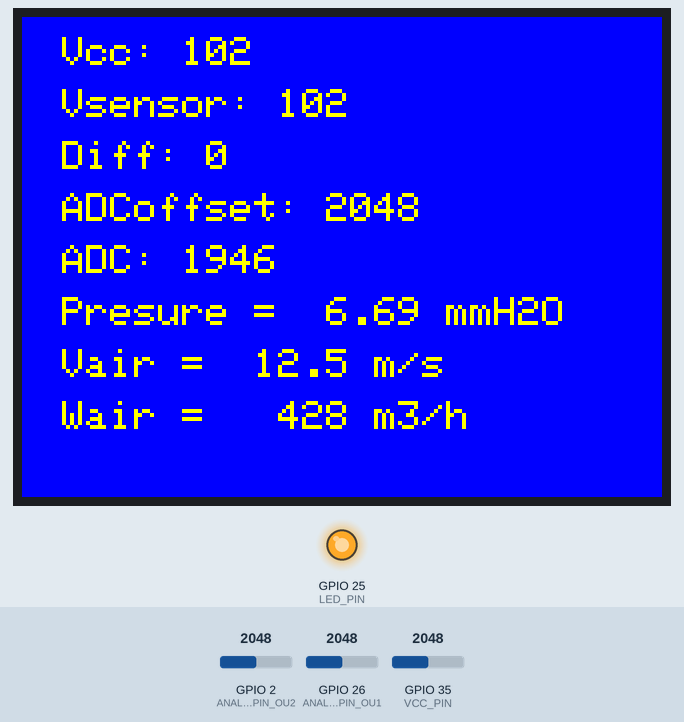
Recording of a sketch running on a simulated ESP32. Shown: 320×240 colour display, output pins drawn as LEDs (lit = HIGH). Inputs (shaded band) come from the test bench; at power-on: GPIO 2 (ANALOG_PIN_OU2) = 2048, GPIO 26 (ANALOG_PIN_OU1) = 2048, GPIO 35 (VCC_PIN) = 2048. What the sketch prints to the serial monitor is not drawn.

Above: at 7.6 s.
7.7 s: GPIO 2 (ANALOG_PIN_OU2) set to 2866
At 9.0 s:
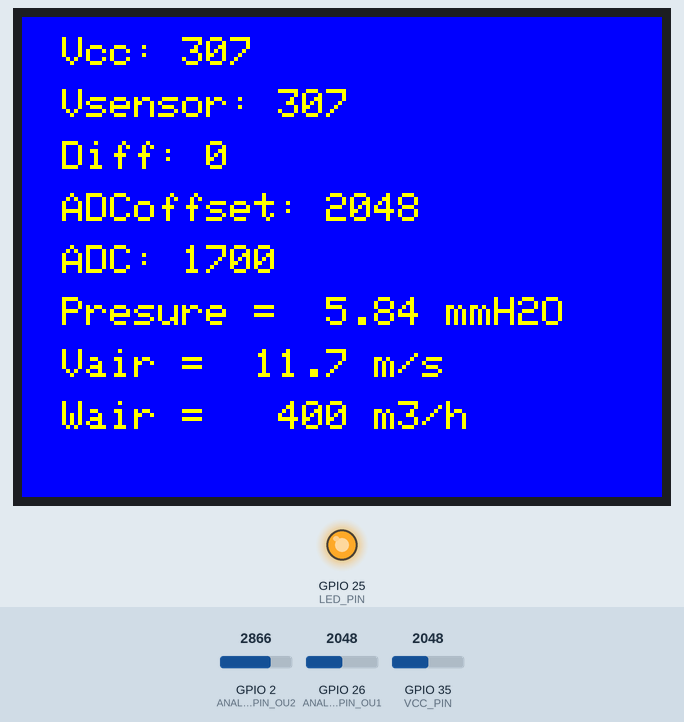
10.7 s: GPIO 26 (ANALOG_PIN_OU1) set to 2866
At 12.3 s:
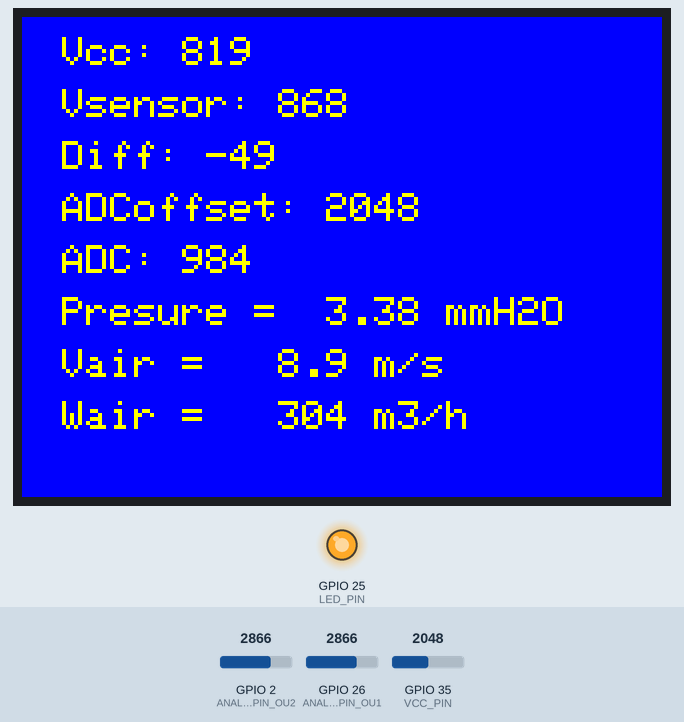
13.7 s: GPIO 2 (ANALOG_PIN_OU2) set to 3603
At 16.3 s:
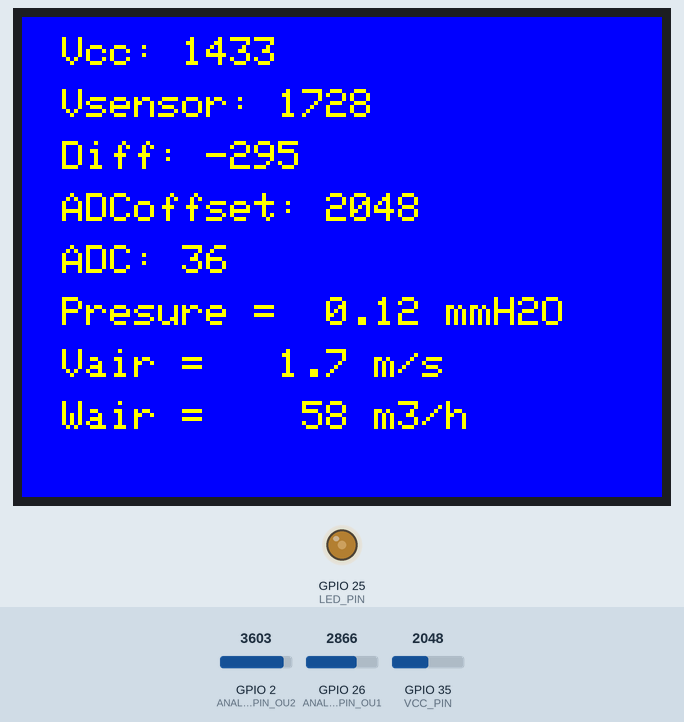
16.7 s: GPIO 35 (VCC_PIN) set to 2866
At 18.3 s:
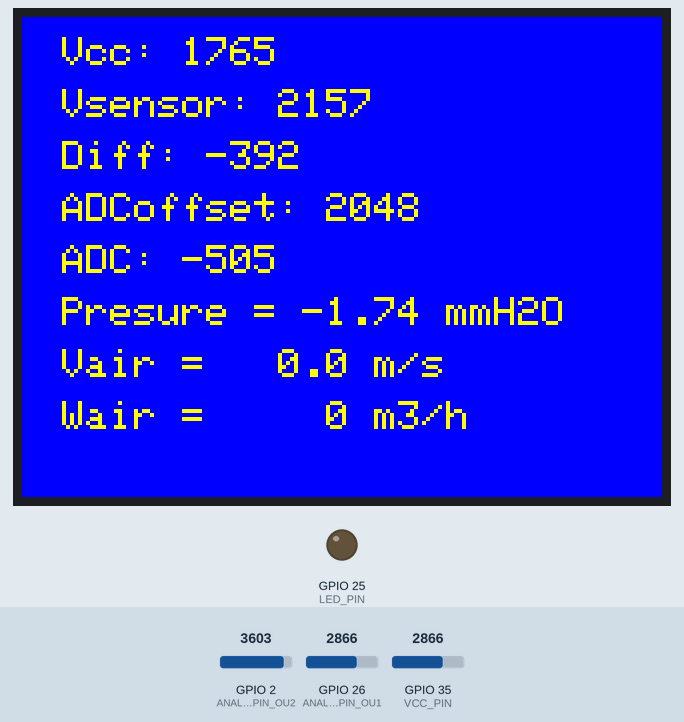
19.7 s: GPIO 26 (ANALOG_PIN_OU1) set to 3603
At 21.3 s:
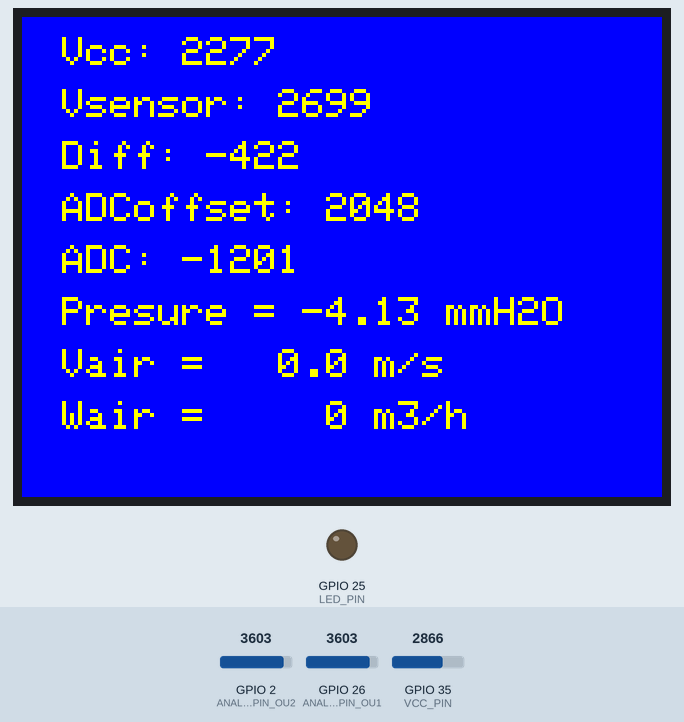
22.7 s: GPIO 35 (VCC_PIN) set to 3603
At 24.2 s:
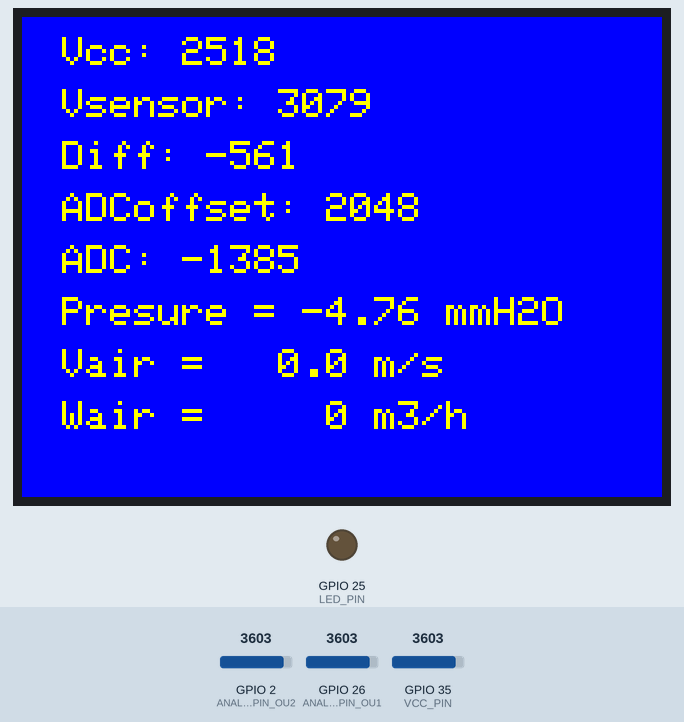
Timing chart, 0 to 25.7 s (numbered marks = the images above; inputs shaded):
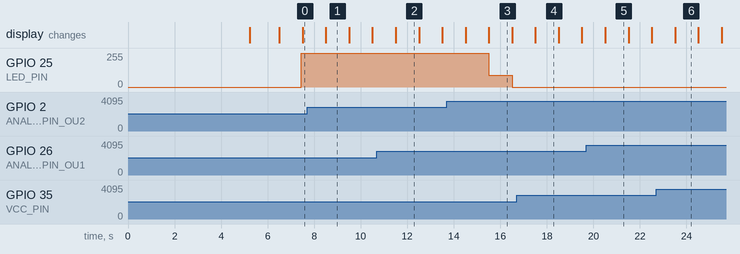

Measured:
- after the input at 13.7 s, GPIO 25 (LED_PIN): 254/255 → 90/255 after 1.8 s, → 0/255 1.0 s later
- what the display in image 1 shows lasts 1.0 s, from 8.5 s to 9.5 s

The sketch:

sure_sensor_graduation_display_11_NewStr_copy_20240706165909.ino
```cpp
#include <Arduino.h>
//#include <TFT_eSPI.h>
#include <driver/ledc.h> // Включване на заглавния файл за LEDC функции
#include "data_visualize.h"
#include "PWM_generator.h"

#define ANALOG_PIN_OU2 2  // Използваме GPIO2 за аналогов вход (изход ОУ2)
#define ANALOG_PIN_OU1 26 // Използваме GPIO26 за аналогов вход (изход ОУ1)
#define VCC_PIN 35       // Използваме GPIO35 за измерване на Vcc чрез делител на напрежение
#define LED_PIN 25       // Използваме GPIO25 за светодиод

#include "Core_0.h"

// Глобална променлива
float presureReal = 0.0;

const float D = 0.110;
const float d = 0.070;
const int numMeasurements = 20;  // Брой измервания за осредняване
const int numAverages = 20;  // Брой усреднени стойности за допълнително осредняване

int adcReadings_OU2[numMeasurements];  // Масив за съхранение на измерванията на ОУ2
int adcReadings_OU1[numMeasurements];  // Масив за съхранение на измерванията на ОУ1
int vccReadings[numMeasurements];      // Масив за съхранение на измерванията на Vcc

int adcAverages_OU2[numAverages];      // Масив за съхранение на усреднените стойности на ОУ2
int adcAverages_OU1[numAverages];      // Масив за съхранение на усреднените стойности на ОУ1
int vccAverages[numAverages];          // Масив за съхранение на усреднените стойности на Vcc

int adcIndex = 0;  // Индекс за текущото измерване
int avgIndex = 0;  // Индекс за текущата усреднена стойност

unsigned long lastMeasurementTime = 0;
unsigned long lastPrintTime = 0;

int ADCoffset = 0; // Първоначална стойност на налягането

float AirSpeed(float pressureReal, float D, float d) {
    const float g = 9.81; // Ускорение на свободното падане в м/с²
    // Изчисляване на скоростта в по-малката тръба
    if (pressureReal < 0) return 0; // Защита от отрицателни налягания
    float velocity = sqrt((2 * g * pressureReal) / (1 - pow(d, 4) / pow(D, 4)));
    return velocity;
}

void setup() {
  Serial.begin(9600);  // Започваме сериен монитор на 9600 бауда
  analogSetAttenuation(ADC_11db); // Настройка на затихването за обхват 0-3.3V

  delay(5000);  // Пауза за уравновесяване на нивото на стенда

  initializeDisplay();  // Инициализация на дисплея

  pinMode(LED_PIN, OUTPUT);  // Настройка на пина за светодиода като изход

  // Забавяне за стабилизиране на показанията
  delay(1000);

  // Първоначално измерване за ADCoffset
  int numInitialMeasurements = 20; // Увеличаване на броя първоначални измервания
  int adcTotal_OU2 = 0;
  for (int i = 0; i < numInitialMeasurements; i++) {
    adcTotal_OU2 += analogRead(ANALOG_PIN_OU2);
    delay(10); // Малко забавяне между измерванията за стабилизиране
  }
  ADCoffset = adcTotal_OU2 / numInitialMeasurements;

  // Настройка на PWM
  setupPWM();
  Serial.println("PWM инициализация завършена");

  // Ако използваш FreeRTOS задача, стартирай задачата
  xTaskCreate(generatePWM, "generatePWM", 1024, NULL, 1, NULL);
}

void loop() {
  unsigned long currentTime = millis();

  // Осредняване на 10 измервания през 30 милисекунди
  if (currentTime - lastMeasurementTime >= 30) {
    lastMeasurementTime = currentTime;

    adcReadings_OU2[adcIndex] = analogRead(ANALOG_PIN_OU2);
    adcReadings_OU1[adcIndex] = analogRead(ANALOG_PIN_OU1);
    vccReadings[adcIndex] = analogRead(VCC_PIN);
    adcIndex = (adcIndex + 1) % numMeasurements;

    if (adcIndex == 0) {
      // Изчисляване на средната стойност на 10 измервания
      int adcTotal_OU2 = 0;
      int adcTotal_OU1 = 0;
      int vccTotal = 0;
      for (int i = 0; i < numMeasurements; i++) {
        adcTotal_OU2 += adcReadings_OU2[i];
        adcTotal_OU1 += adcReadings_OU1[i];
        vccTotal += vccReadings[i];
      }
      int adcAverage_OU2 = adcTotal_OU2 / numMeasurements;
      int adcAverage_OU1 = adcTotal_OU1 / numMeasurements;
      int vccAverage = vccTotal / numMeasurements;

      // Съхраняване на усреднената стойност в масива с усреднени стойности
      adcAverages_OU2[avgIndex] = adcAverage_OU2;
      adcAverages_OU1[avgIndex] = adcAverage_OU1;
      vccAverages[avgIndex] = vccAverage;
      avgIndex = (avgIndex + 1) % numAverages;
    }
  }

  // Принтиране на осредненото измерване на всеки 300 милисекунди
  if (currentTime - lastPrintTime >= 1000) {
    lastPrintTime = currentTime;

    // Осредняване на последните 10 усреднени стойности
    int adcAvgTotal_OU2 = 0;
    int adcAvgTotal_OU1 = 0;
    int vccAvgTotal = 0;
    for (int i = 0; i < numAverages; i++) {
      adcAvgTotal_OU2 += adcAverages_OU2[i];
      adcAvgTotal_OU1 += adcAverages_OU1[i];
      vccAvgTotal += vccAverages[i];
    }
    int finalAdcAverage_OU2 = adcAvgTotal_OU2 / numAverages;
    int finalAdcAverage_OU1 = adcAvgTotal_OU1 / numAverages;
    int finalVccAverage = vccAvgTotal / numAverages;
    int delta = finalVccAverage - finalAdcAverage_OU1;

    // Изчисляване на скоростта на въздушния поток
    int pressureDifference = -finalAdcAverage_OU2 + ADCoffset;
    presureReal = (3.0 / 873) * pressureDifference;  // Линейна зависимост
    float airSpeed = AirSpeed(presureReal, D, d);  // Примерни стойности за D и d
    float debit = 3.14159 * pow((D / 2), 2) * airSpeed * 3600;

    display_on(finalVccAverage, finalAdcAverage_OU1, delta, ADCoffset, pressureDifference, presureReal, airSpeed, debit);

    // Превключване на състоянието на светодиода
    // digitalWrite(LED_PIN, !digitalRead(LED_PIN));
  }
}

// Пинове за използване:
// J5:
// 02: +5.5V
// 12: IO02 (аналогов вход - от изход ОУ2)
// 22: IO23 (опитахме, но не се получава и отива на IO26)
// 30: IO26 (аналогов вход - от изход ОУ1)
// 32: IO35 (аналогов вход за Vcc)
// J6:
// 08: GND
// 18: ESP32 EN
// 28: IO25 (светодиод)
// 38: +3.3V
```

Core_0.h
```cpp
#ifndef CORE_0_H
#define CORE_0_H

#include <Arduino.h>
#include <driver/ledc.h>  // Включване на заглавния файл за LEDC функции

extern float presureReal; // Деклариране на глобалната променлива

void setupPWM() {
  const ledc_timer_bit_t pwmResolution = LEDC_TIMER_8_BIT; // 8-битова резолюция
  const ledc_channel_t pwmChannel = LEDC_CHANNEL_0;
  const int pwmFrequency = 5000; // 5 kHz честота

  ledc_timer_config_t ledc_timer = {
    .speed_mode       = LEDC_HIGH_SPEED_MODE,
    .duty_resolution  = pwmResolution,
    .timer_num        = LEDC_TIMER_0,
    .freq_hz          = pwmFrequency,
    .clk_cfg          = LEDC_AUTO_CLK
  };
  if (ledc_timer_config(&ledc_timer) != ESP_OK) {
    Serial.println("LED Timer configuration failed!");
  }

  ledc_channel_config_t ledc_channel = {
    .gpio_num       = LED_PIN,
    .speed_mode     = LEDC_HIGH_SPEED_MODE,
    .channel        = pwmChannel,
    .intr_type      = LEDC_INTR_DISABLE,
    .timer_sel      = LEDC_TIMER_0,
    .duty           = 0, // Начална стойност 0
    .hpoint         = 0
  };
  if (ledc_channel_config(&ledc_channel) != ESP_OK) {
    Serial.println("LED Channel configuration failed!");
  }

  Serial.println("PWM setup completed!");
}

void generatePWM(void *parameter) {
  const int pwmMax = 255; // Максимална стойност за 8-битова резолюция

  for (;;) {
    float pwmValueFloat = (presureReal / 0.35) * pwmMax; // Изчисляване на коефициента на запълване
    int pwmValue = constrain((int)pwmValueFloat, 0, pwmMax); // Ограничаване на pwmValue в допустимите граници

    ledc_set_duty(LEDC_HIGH_SPEED_MODE, LEDC_CHANNEL_0, pwmValue);
    ledc_update_duty(LEDC_HIGH_SPEED_MODE, LEDC_CHANNEL_0);

    Serial.print("PWM Value: ");
    Serial.println(pwmValue);

    vTaskDelay(1000 / portTICK_PERIOD_MS); // 1-секундна пауза за да се избегне Watchdog рестарт
  }
}

#endif // CORE_0_H
```

PWM_generator.h
```cpp
#ifndef PWM_GENERATOR_H
#define PWM_GENERATOR_H


#endif //PWM_GENERATOR_H
```

data_visualize.h
```cpp
#ifndef DATA_VISUALIZE_H
#define DATA_VISUALIZE_H

#include <TFT_eSPI.h>  // Assuming you use this library for visualization

TFT_eSPI tft = TFT_eSPI();  // Създаване на обект за TFT дисплея
const int sizeText = 2;
int indentText = 10 * sizeText;
int lineSpacing = 7 * sizeText + 6 * sizeText;
int heightText = 7 * sizeText;
int lengthText = 6 * sizeText;

void initializeDisplay() {

  tft.begin();
  tft.setRotation(3);  // Ротация на екрана в позиция 3
  tft.fillScreen(TFT_BLUE);  // Задаваме син фон
  tft.setTextColor(TFT_YELLOW, TFT_BLUE);  // Задаваме жълти букви на син фон
  tft.setTextSize(sizeText);  // Задаваме размера на текста

  //Serial.println("Инициализация...");

  // Инициализация на масивите с нули
  // for (int i = 0; i < numMeasurements; i++) {
  //   adcReadings_OU2[i] = 0;
  //   adcReadings_OU1[i] = 0;
  //   vccReadings[i] = 0;
  // }
  // for (int i = 0; i < numAverages; i++) {
  //   adcAverages_OU2[i] = 0;
  //   adcAverages_OU1[i] = 0;
  //   vccAverages[i] = 0;
  // }

  //Serial.println("Инициализация завършена");
}

void display_on(int finalVccAverage, int finalAdcAverage_OU1, int delta, int ADCoffset, int pressureDifference, float presureReal, float airSpeed, float debit) {
    int numberSize = 7;
    char buffer[numberSize];

    // Визуализиране на стойностите на дисплея
    tft.setCursor(indentText, 10); // Ред 1
    tft.print("Vcc: ");
    tft.fillRect(indentText + 5 * 6 * sizeText, 10, 120, heightText, TFT_BLUE);  // Изчистване на предишното показание
    tft.setCursor(indentText + 5 * 6 * sizeText, 10);
    tft.print(finalVccAverage);

    tft.setCursor(indentText, 10 + 1 * lineSpacing); // Ред 2
    tft.print("Vsensor: ");
    tft.fillRect(indentText + 9 * 6 * sizeText, 10 + 1 * lineSpacing, 120, heightText, TFT_BLUE);  // Изчистване на предишното показание
    tft.setCursor(indentText + 9 * 6 * sizeText, 10 + 1 * lineSpacing);
    tft.print(finalAdcAverage_OU1);

    tft.setCursor(indentText, 10 + 2 * lineSpacing); // Ред 3
    tft.print("Diff: ");
    tft.fillRect(indentText + 6 * 6 * sizeText, 10 + 2 * lineSpacing, 120, heightText, TFT_BLUE);  // Изчистване на предишното показание
    tft.setCursor(indentText + 6 * 6 * sizeText, 10 + 2 * lineSpacing);
    tft.print(delta);

    tft.setCursor(indentText, 10 + 3 * lineSpacing); // Ред 4
    tft.print("ADCoffset: ");
    tft.fillRect(indentText + 11 * 6 * sizeText, 10 + 3 * lineSpacing, 120, heightText, TFT_BLUE);  // Изчистване на предишното показание
    tft.setCursor(indentText + 11 * 6 * sizeText, 10 + 3 * lineSpacing);
    tft.print(ADCoffset);

    tft.setCursor(indentText, 10 + 4 * lineSpacing); // Ред 5
    tft.print("ADC: ");
    tft.fillRect(indentText + 5 * 6 * sizeText, 10 + 4 * lineSpacing, 120, heightText, TFT_BLUE);  // Изчистване на предишното показание
    tft.setCursor(indentText + 5 * 6 * sizeText, 10 + 4 * lineSpacing);
    tft.print(pressureDifference);

    tft.setCursor(indentText, 10 + 5 * lineSpacing); // Ред 6
    tft.print("Presure =");
    tft.fillRect(indentText + 9 * 6 * sizeText, 10 + 5 * lineSpacing, numberSize * lengthText, heightText, TFT_RED);  // Изчистване на предишното показание
    tft.setCursor(indentText + 9 * 6 * sizeText, 10 + 5 * lineSpacing);
    sprintf(buffer, "%6.2f", presureReal); // Форматиране на числото
    tft.print(buffer);
    tft.print(" mmH2O");

    tft.setCursor(indentText, 10 + 6 * lineSpacing); // Ред 7
    tft.print("Vair =");
    tft.fillRect(indentText + 6 * 6 * sizeText, 10 + 6 * lineSpacing, 6 * lengthText, heightText, TFT_BLUE);  // Изчистване на предишното показание
    tft.setCursor(indentText + 6 * 6 * sizeText, 10 + 6 * lineSpacing);
    sprintf(buffer, "%6.1f", airSpeed); // Форматиране на числото с точност до един знак след десетичната точка
    tft.print(buffer);
    tft.print(" m/s");

    tft.setCursor(indentText, 10 + 7 * lineSpacing); // Ред 8
    tft.print("Wair =");
    tft.fillRect(indentText + 6 * 6 * sizeText, 10 + 7 * lineSpacing, 6 * lengthText, heightText, TFT_BLUE);  // Изчистване на предишното показание
    tft.setCursor(indentText + 6 * 6 * sizeText, 10 + 7 * lineSpacing);
    sprintf(buffer, "%6d", (int)debit); // Форматиране на числото като цяло число
    tft.print(buffer);
    tft.print(" m3/h");
}

// void displayTemperature(float temp) {
//     tft.setCursor(0, 0);
//     tft.setTextColor(TFT_WHITE, TFT_BLACK);
//     tft.setTextSize(2);
//     tft.printf("Temperature: %.2f C", temp);
// }

// void displayPressure(float pressure) {
//     tft.setCursor(0, 30);
//     tft.setTextColor(TFT_WHITE, TFT_BLACK);
//     tft.setTextSize(2);
//     tft.printf("Pressure: %.2f Pa", pressure);
// }

#endif
```
